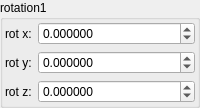
    <widget class="QGroupBox" name="groupBox_3">
     <property name="title">
      <string>rotation1</string>
     </property>
     <layout class="QVBoxLayout" name="verticalLayout_7">
      <property name="leftMargin">
       <number>2</number>
      </property>
      <property name="topMargin">
       <number>2</number>
      </property>
      <property name="rightMargin">
       <number>2</number>
      </property>
      <property name="bottomMargin">
       <number>2</number>
      </property>
      <item>
       <layout class="QGridLayout" name="gridLayout_8" columnstretch="0,1">
        <item row="1" column="0">
         <widget class="QLabel" name="label_40">
          <property name="text">
           <string notr="true">rot x:</string>
          </property>
         </widget>
        </item>
        <item row="2" column="0">
         <widget class="QLabel" name="label_41">
          <property name="text">
           <string notr="true">rot y:</string>
          </property>
         </widget>
        </item>
        <item row="1" column="1">
         <widget class="MyDoubleSpinBox" name="spinboxd3_transf_rotationXYZ_x">
          <property name="sizePolicy">
           <sizepolicy hsizetype="Minimum" vsizetype="Maximum">
            <horstretch>0</horstretch>
            <verstretch>0</verstretch>
           </sizepolicy>
          </property>
          <property name="prefix">
           <string/>
          </property>
          <property name="suffix">
           <string/>
          </property>
          <property name="decimals">
           <number>6</number>
          </property>
          <property name="minimum">
           <double>-36000.000000000000000</double>
          </property>
          <property name="maximum">
           <double>36000.000000000000000</double>
          </property>
          <property name="singleStep">
           <double>1.000000000000000</double>
          </property>
         </widget>
        </item>
        <item row="2" column="1">
         <widget class="MyDoubleSpinBox" name="spinboxd3_transf_rotationXYZ_y">
          <property name="sizePolicy">
           <sizepolicy hsizetype="Minimum" vsizetype="Maximum">
            <horstretch>0</horstretch>
            <verstretch>0</verstretch>
           </sizepolicy>
          </property>
          <property name="prefix">
           <string/>
          </property>
          <property name="suffix">
           <string/>
          </property>
          <property name="decimals">
           <number>6</number>
          </property>
          <property name="minimum">
           <double>-36000.000000000000000</double>
          </property>
          <property name="maximum">
           <double>36000.000000000000000</double>
          </property>
          <property name="singleStep">
           <double>1.000000000000000</double>
          </property>
         </widget>
        </item>
        <item row="3" column="1">
         <widget class="MyDoubleSpinBox" name="spinboxd3_transf_rotationXYZ_z">
          <property name="sizePolicy">
           <sizepolicy hsizetype="Minimum" vsizetype="Maximum">
            <horstretch>0</horstretch>
            <verstretch>0</verstretch>
           </sizepolicy>
          </property>
          <property name="prefix">
           <string/>
          </property>
          <property name="suffix">
           <string/>
          </property>
          <property name="decimals">
           <number>6</number>
          </property>
          <property name="minimum">
           <double>-36000.000000000000000</double>
          </property>
          <property name="maximum">
           <double>36000.000000000000000</double>
          </property>
          <property name="singleStep">
           <double>1.000000000000000</double>
          </property>
         </widget>
        </item>
        <item row="3" column="0">
         <widget class="QLabel" name="label_42">
          <property name="text">
           <string notr="true">rot z:</string>
          </property>
         </widget>
        </item>
       </layout>
      </item>
     </layout>
    </widget>
